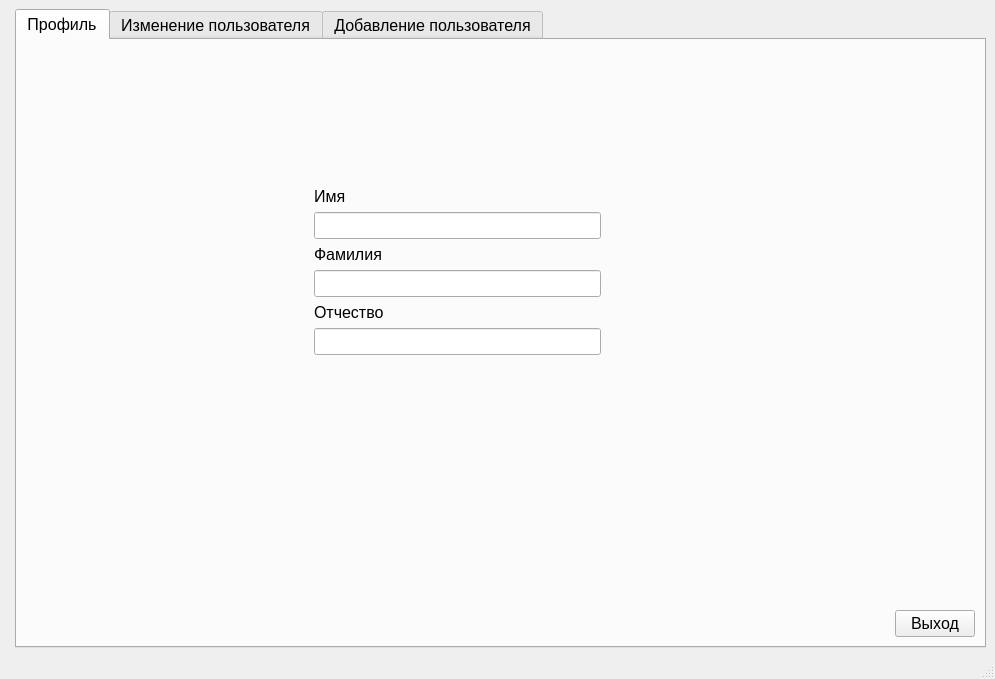
<?xml version="1.0" encoding="UTF-8"?>
<ui version="4.0">
 <class>AdminWindow</class>
 <widget class="QMainWindow" name="AdminWindow">
  <property name="geometry">
   <rect>
    <x>0</x>
    <y>0</y>
    <width>995</width>
    <height>679</height>
   </rect>
  </property>
  <property name="windowTitle">
   <string>MainWindow</string>
  </property>
  <widget class="QWidget" name="centralwidget">
   <property name="sizePolicy">
    <sizepolicy hsizetype="Preferred" vsizetype="Preferred">
     <horstretch>0</horstretch>
     <verstretch>0</verstretch>
    </sizepolicy>
   </property>
   <layout class="QHBoxLayout" name="horizontalLayout">
    <item>
     <layout class="QFormLayout" name="formLayout_3">
      <item row="0" column="1">
       <widget class="QTabWidget" name="tabWidget">
        <property name="font">
         <font>
          <pointsize>12</pointsize>
         </font>
        </property>
        <property name="toolTipDuration">
         <number>-1</number>
        </property>
        <property name="currentIndex">
         <number>0</number>
        </property>
        <property name="tabBarAutoHide">
         <bool>false</bool>
        </property>
        <widget class="QWidget" name="ProfileTab">
         <attribute name="title">
          <string>Профиль</string>
         </attribute>
         <layout class="QGridLayout" name="gridLayout_2">
          <item row="0" column="0">
           <layout class="QGridLayout" name="gridLayout_3">
            <item row="4" column="1">
             <widget class="QLineEdit" name="PSurnameEdit"/>
            </item>
            <item row="1" column="1">
             <widget class="QLabel" name="label">
              <property name="text">
               <string>Имя</string>
              </property>
             </widget>
            </item>
            <item row="0" column="1">
             <spacer name="verticalSpacer_5">
              <property name="orientation">
               <enum>Qt::Vertical</enum>
              </property>
              <property name="sizeHint" stdset="0">
               <size>
                <width>20</width>
                <height>40</height>
               </size>
              </property>
             </spacer>
            </item>
            <item row="3" column="1">
             <widget class="QLabel" name="label_2">
              <property name="text">
               <string>Фамилия</string>
              </property>
             </widget>
            </item>
            <item row="2" column="1">
             <widget class="QLineEdit" name="PNameEdit"/>
            </item>
            <item row="5" column="1">
             <widget class="QLabel" name="label_3">
              <property name="text">
               <string>Отчество</string>
              </property>
             </widget>
            </item>
            <item row="2" column="0">
             <spacer name="horizontalSpacer_3">
              <property name="orientation">
               <enum>Qt::Horizontal</enum>
              </property>
              <property name="sizeType">
               <enum>QSizePolicy::MinimumExpanding</enum>
              </property>
              <property name="sizeHint" stdset="0">
               <size>
                <width>40</width>
                <height>20</height>
               </size>
              </property>
             </spacer>
            </item>
            <item row="6" column="1">
             <widget class="QLineEdit" name="PMidleNameEdit"/>
            </item>
            <item row="4" column="2">
             <spacer name="horizontalSpacer_4">
              <property name="orientation">
               <enum>Qt::Horizontal</enum>
              </property>
              <property name="sizeHint" stdset="0">
               <size>
                <width>40</width>
                <height>20</height>
               </size>
              </property>
             </spacer>
            </item>
            <item row="7" column="1">
             <spacer name="verticalSpacer_7">
              <property name="orientation">
               <enum>Qt::Vertical</enum>
              </property>
              <property name="sizeType">
               <enum>QSizePolicy::MinimumExpanding</enum>
              </property>
              <property name="sizeHint" stdset="0">
               <size>
                <width>20</width>
                <height>40</height>
               </size>
              </property>
             </spacer>
            </item>
            <item row="8" column="1">
             <spacer name="verticalSpacer_8">
              <property name="orientation">
               <enum>Qt::Vertical</enum>
              </property>
              <property name="sizeType">
               <enum>QSizePolicy::Expanding</enum>
              </property>
              <property name="sizeHint" stdset="0">
               <size>
                <width>20</width>
                <height>40</height>
               </size>
              </property>
             </spacer>
            </item>
            <item row="8" column="3">
             <layout class="QVBoxLayout" name="verticalLayout_4">
              <item>
               <spacer name="verticalSpacer_6">
                <property name="orientation">
                 <enum>Qt::Vertical</enum>
                </property>
                <property name="sizeHint" stdset="0">
                 <size>
                  <width>20</width>
                  <height>40</height>
                 </size>
                </property>
               </spacer>
              </item>
              <item>
               <widget class="QPushButton" name="ExitBtn">
                <property name="text">
                 <string>Выход</string>
                </property>
               </widget>
              </item>
             </layout>
            </item>
           </layout>
          </item>
         </layout>
        </widget>
        <widget class="QWidget" name="deleteTab">
         <attribute name="title">
          <string>Изменение пользователя</string>
         </attribute>
         <layout class="QHBoxLayout" name="horizontalLayout_2">
          <item>
           <widget class="QStackedWidget" name="stackedWidgetUserManagement">
            <widget class="QWidget" name="page"/>
            <widget class="QWidget" name="page_2"/>
           </widget>
          </item>
         </layout>
        </widget>
        <widget class="QWidget" name="AddUserTab">
         <property name="sizePolicy">
          <sizepolicy hsizetype="Preferred" vsizetype="Preferred">
           <horstretch>0</horstretch>
           <verstretch>0</verstretch>
          </sizepolicy>
         </property>
         <attribute name="title">
          <string>Добавление пользователя</string>
         </attribute>
         <layout class="QVBoxLayout" name="verticalLayout_2">
          <item>
           <layout class="QGridLayout" name="gridLayout">
            <item row="15" column="3">
             <spacer name="verticalSpacer">
              <property name="orientation">
               <enum>Qt::Vertical</enum>
              </property>
              <property name="sizeType">
               <enum>QSizePolicy::MinimumExpanding</enum>
              </property>
              <property name="sizeHint" stdset="0">
               <size>
                <width>20</width>
                <height>40</height>
               </size>
              </property>
             </spacer>
            </item>
            <item row="3" column="3">
             <widget class="QLabel" name="label_11">
              <property name="text">
               <string>Номер телефона</string>
              </property>
             </widget>
            </item>
            <item row="14" column="3">
             <spacer name="verticalSpacer_3">
              <property name="orientation">
               <enum>Qt::Vertical</enum>
              </property>
              <property name="sizeType">
               <enum>QSizePolicy::MinimumExpanding</enum>
              </property>
              <property name="sizeHint" stdset="0">
               <size>
                <width>20</width>
                <height>20</height>
               </size>
              </property>
             </spacer>
            </item>
            <item row="7" column="1">
             <widget class="QLabel" name="label_7">
              <property name="text">
               <string>Логин</string>
              </property>
             </widget>
            </item>
            <item row="8" column="3">
             <widget class="QLineEdit" name="GroupEdit"/>
            </item>
            <item row="10" column="1">
             <widget class="QLineEdit" name="PasswordEdit"/>
            </item>
            <item row="9" column="3">
             <widget class="QLabel" name="label_15">
              <property name="text">
               <string>Отделение</string>
              </property>
             </widget>
            </item>
            <item row="6" column="0">
             <spacer name="horizontalSpacer">
              <property name="orientation">
               <enum>Qt::Horizontal</enum>
              </property>
              <property name="sizeType">
               <enum>QSizePolicy::MinimumExpanding</enum>
              </property>
              <property name="sizeHint" stdset="0">
               <size>
                <width>40</width>
                <height>20</height>
               </size>
              </property>
             </spacer>
            </item>
            <item row="9" column="1">
             <widget class="QLabel" name="label_8">
              <property name="text">
               <string>Пароль</string>
              </property>
             </widget>
            </item>
            <item row="3" column="1">
             <widget class="QLabel" name="label_5">
              <property name="text">
               <string>Имя</string>
              </property>
             </widget>
            </item>
            <item row="1" column="1">
             <widget class="QLabel" name="label_4">
              <property name="text">
               <string>Фамилия</string>
              </property>
             </widget>
            </item>
            <item row="5" column="3">
             <widget class="QLabel" name="label_12">
              <property name="text">
               <string>Стаж работы</string>
              </property>
             </widget>
            </item>
            <item row="5" column="1">
             <widget class="QLabel" name="label_6">
              <property name="text">
               <string>Отчество</string>
              </property>
             </widget>
            </item>
            <item row="8" column="1">
             <widget class="QLineEdit" name="LoginEdit"/>
            </item>
            <item row="4" column="3">
             <widget class="QLineEdit" name="NomberPhoneEdit"/>
            </item>
            <item row="8" column="2">
             <spacer name="horizontalSpacer_5">
              <property name="orientation">
               <enum>Qt::Horizontal</enum>
              </property>
              <property name="sizeType">
               <enum>QSizePolicy::MinimumExpanding</enum>
              </property>
              <property name="sizeHint" stdset="0">
               <size>
                <width>60</width>
                <height>20</height>
               </size>
              </property>
             </spacer>
            </item>
            <item row="7" column="3">
             <widget class="QLabel" name="label_14">
              <property name="text">
               <string>Группа</string>
              </property>
             </widget>
            </item>
            <item row="6" column="3">
             <widget class="QLineEdit" name="WorkEdit"/>
            </item>
            <item row="6" column="4">
             <spacer name="horizontalSpacer_2">
              <property name="orientation">
               <enum>Qt::Horizontal</enum>
              </property>
              <property name="sizeType">
               <enum>QSizePolicy::MinimumExpanding</enum>
              </property>
              <property name="sizeHint" stdset="0">
               <size>
                <width>40</width>
                <height>20</height>
               </size>
              </property>
             </spacer>
            </item>
            <item row="13" column="3">
             <widget class="QComboBox" name="RoleBox">
              <item>
               <property name="text">
                <string>Выберите роль</string>
               </property>
              </item>
              <item>
               <property name="text">
                <string>Администратор</string>
               </property>
              </item>
              <item>
               <property name="text">
                <string>Методист</string>
               </property>
              </item>
              <item>
               <property name="text">
                <string>Слушатель</string>
               </property>
              </item>
              <item>
               <property name="text">
                <string>Преподаватель</string>
               </property>
              </item>
             </widget>
            </item>
            <item row="0" column="3">
             <spacer name="verticalSpacer_2">
              <property name="orientation">
               <enum>Qt::Vertical</enum>
              </property>
              <property name="sizeHint" stdset="0">
               <size>
                <width>20</width>
                <height>40</height>
               </size>
              </property>
             </spacer>
            </item>
            <item row="4" column="1">
             <widget class="QLineEdit" name="NameEdit"/>
            </item>
            <item row="2" column="1">
             <widget class="QLineEdit" name="SurnameEdit"/>
            </item>
            <item row="1" column="3">
             <widget class="QLabel" name="label_13">
              <property name="text">
               <string>Специальность</string>
              </property>
             </widget>
            </item>
            <item row="6" column="1">
             <widget class="QLineEdit" name="MiddleNameEdit"/>
            </item>
            <item row="12" column="3">
             <widget class="QLabel" name="label_9">
              <property name="text">
               <string>Роль</string>
              </property>
             </widget>
            </item>
            <item row="2" column="3">
             <widget class="QLineEdit" name="SpecialnostEdit"/>
            </item>
            <item row="15" column="5">
             <layout class="QVBoxLayout" name="verticalLayout_3">
              <item>
               <spacer name="verticalSpacer_4">
                <property name="orientation">
                 <enum>Qt::Vertical</enum>
                </property>
                <property name="sizeHint" stdset="0">
                 <size>
                  <width>20</width>
                  <height>40</height>
                 </size>
                </property>
               </spacer>
              </item>
              <item>
               <widget class="QPushButton" name="DobavitBtn">
                <property name="text">
                 <string>Добавить</string>
                </property>
               </widget>
              </item>
             </layout>
            </item>
            <item row="10" column="3">
             <widget class="QComboBox" name="DepartmentBox">
              <item>
               <property name="text">
                <string>Выберите отделение</string>
               </property>
              </item>
              <item>
               <property name="text">
                <string>Очное</string>
               </property>
              </item>
              <item>
               <property name="text">
                <string>Заочное</string>
               </property>
              </item>
             </widget>
            </item>
           </layout>
          </item>
         </layout>
        </widget>
       </widget>
      </item>
     </layout>
    </item>
   </layout>
  </widget>
  <widget class="QStatusBar" name="statusbar"/>
 </widget>
 <resources/>
 <connections/>
</ui>
